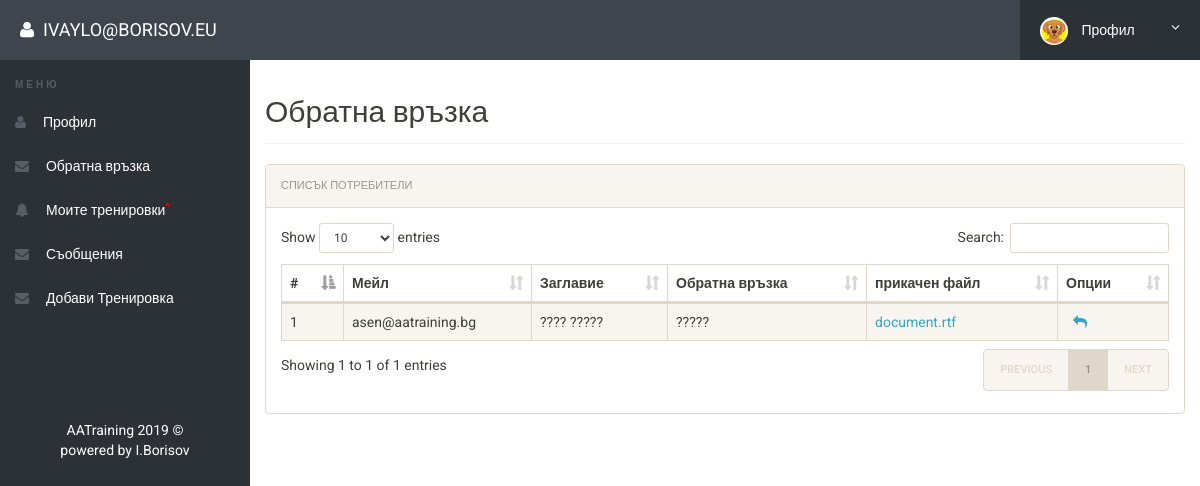
/admin/feedback.php (signed in), run on the app's committed database.
### tables this page shows
CREATE TABLE `feedback` (
  `id` int(11) NOT NULL,
  `sender` varchar(50) NOT NULL,
  `reciver` varchar(50) NOT NULL,
  `title` varchar(100) NOT NULL,
  `feedbackdata` varchar(500) NOT NULL,
  `attachment` varchar(50) NOT NULL
);

### admin/feedback.php (the view, shortened to what this page needs)
<?php
include('includes/config.php');
if(strlen($_SESSION['alogin'])==0)
	{
header('location:index.php');
}
else{
 ?>
<!doctype html>
<html lang="en" class="no-js">
<head>
	<link rel="stylesheet" href="css/font-awesome.min.css">
	<link rel="stylesheet" href="css/bootstrap.min.css">
	<link rel="stylesheet" href="css/dataTables.bootstrap.min.css">
	<link rel="stylesheet" href="css/bootstrap-social.css">
	<link rel="stylesheet" href="css/bootstrap-select.css">
	<link rel="stylesheet" href="css/fileinput.min.css">
	<link rel="stylesheet" href="css/awesome-bootstrap-checkbox.css">
	<link rel="stylesheet" href="css/style.css">
</head>
<body>
	<?php include('includes/header.php');?>
	<div class="ts-main-content">
		<?php include('includes/leftbar.php');?>
		<div class="content-wrapper">
			<div class="container-fluid">
				<div class="row">
					<div class="col-md-12">
						<h2 class="page-title">Обратна връзка</h2>
						<div class="panel panel-default">
							<div class="panel-heading">Списък потребители</div>
							<div class="panel-body">
								<table id="zctb" class="display table table-striped table-bordered table-hover" cellspacing="0" width="100%">
									<thead>
										<tr>
										       <th>#</th>
												<th>Мейл</th>
												<th>Заглавие</th>
                                                <th>Обратна връзка</th>
                                                <th>прикачен файл</th>
											    <th>Опции</th>
										</tr>
									</thead>
									<tbody>
<?php
$reciver = 'Admin';
$sql = "SELECT * from  feedback where reciver = (:reciver)";
$query = $dbh -> prepare($sql);
$query-> bindParam(':reciver', $reciver, PDO::PARAM_STR);
$query->execute();
$results=$query->fetchAll(PDO::FETCH_OBJ);
$cnt=1;
if($query->rowCount() > 0)
{
foreach($results as $result)
{				?>
										<tr>
											<td><?php echo htmlentities($cnt);?></td>
                                            <td><?php echo htmlentities($result->sender);?></td>
											<td><?php echo htmlentities($result->title);?></td>
                                            <td><?php echo htmlentities($result->feedbackdata);?></td>
                                            <td><a href="../attachment/<?php echo htmlentities($result->attachment);?>" ><?php echo htmlentities($result->attachment);?></a></td>
<td>
<a href="sendreply.php?reply=<?php echo $result->sender;?>">&nbsp; <i class="fa fa-mail-reply"></i></a>&nbsp;&nbsp;
</td>
										</tr>
										<?php $cnt=$cnt+1; }} ?>
									</tbody>
								</table>
							</div>
						</div>
					</div>
				</div>
			</div>
		</div>
	</div>
</body>
</html>
<?php } ?>

### css/style.css (style rules this page uses)
html { font-size: 14px; }
@media only screen and (min-width: 480px) { html { font-size: 17px; } }
@media only screen and (min-width: 768px) { html { font-size: 14px; } }
body { font-size: 1em; }
a { color: #37a6c4; }
.panel { overflow: hidden; }
.page-title { padding-bottom: 15px; margin-bottom: 20px; border-bottom: 1px solid #f0f0f0; }
.ts-main-content .content-wrapper { padding-top: 15px; margin-top: 60px; }
@media only screen and (min-width: 992px) { .ts-main-content .content-wrapper { margin-left: 250px; } }

### data on the page
feedback: sender "asen@aatraining.bg", title "???? ?????", feedbackdata "?????", attachment "document.rtf"

### other printed values
$_SESSION['alogin'] "IVAYLO@BORISOV.EU"
